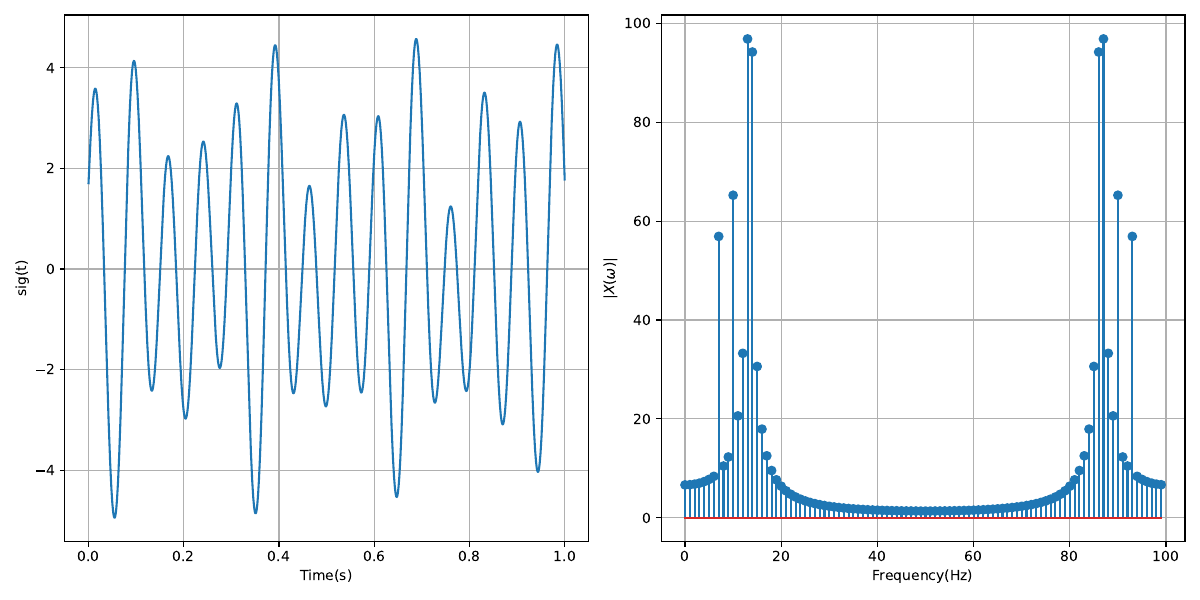

Generate this figure with Python:
import matplotlib.pyplot as plt
import numpy as np

from src.lib import fourier, signal


def sig(t):
    sig1 = signal.Sin(A=1, f=10, phi=np.pi / 2)
    sig2 = signal.Sin(A=3, f=13.5, phi=0)
    sig3 = signal.Sin(A=1, f=7, phi=3 * np.pi / 4)

    return sig1(t) + sig2(t) + sig3(t)


f_sample = 100
t_disc = np.arange(0, 1, 1 / f_sample)
t_cont = np.linspace(0, 1.0, 32 * 120, endpoint=False)


samples = sig(t_disc)
ft = fourier.transform(samples)
assert np.allclose(ft, np.fft.fft(samples))

fig, ax = plt.subplots(1, 2, figsize=(12, 6))

ax[0].plot(t_cont, sig(t_cont))
ax[0].set_xlabel("Time(s)")
ax[0].set_ylabel("sig(t)")
ax[0].grid()

ax[1].stem(np.abs(ft))
ax[1].set_xlabel("Frequency(Hz)")
ax[1].set_ylabel(r"$|X(\omega)|$")
ax[1].grid()

plt.tight_layout()
plt.savefig("src/03/03.pdf", format="pdf")
plt.show()
